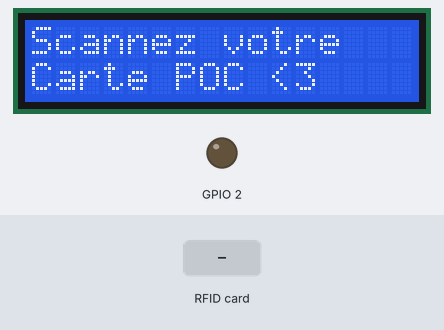
Bench run of a sketch on a simulated ESP32. Parts: 16×2 character LCD, output pins drawn as LEDs (lit = HIGH). The test bench sets the inputs (shaded band). WiFi joins after 1.5 s; servers stay silent unless stated; uploads are accepted with an empty reply; pins used as bus, display or sensor lines are not drawn; what the sketch prints to the serial monitor is not drawn.

Above: at 1.3 s.
1.4 s: RFID card 09 8A 4A 73 held to the reader
At 2.3 s:
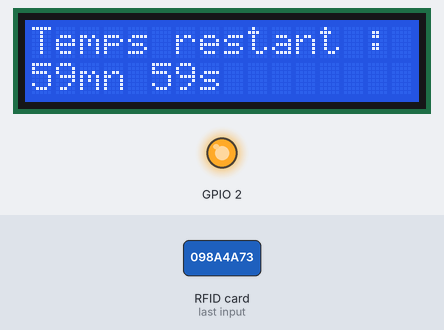
At 52.6 s:
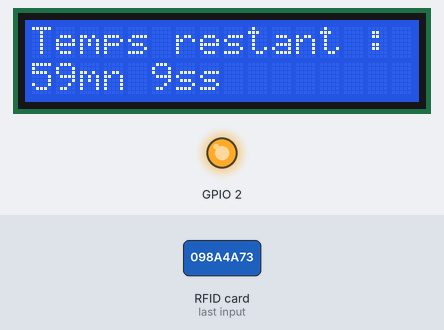
Timing chart, 0 to 54.1 s (numbered marks = the images above; inputs shaded):
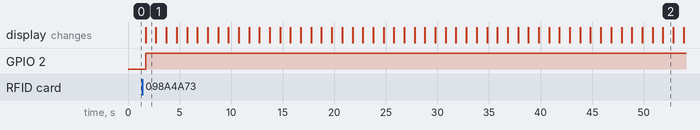

Measured:
- after the input at 1.4 s, GPIO 2: LOW → HIGH after 0.31 s; the display: changes after 0.31 s (image 1)

The sketch:

sketch_feb12a.ino
```cpp
#include <HTTPClient.h>
#include <MFRC522.h>                //library responsible for communicating with the module RFID-RC522
#include <SPI.h>                    //library responsible for communicating of SPI bus
#include <WiFi.h>
#include <LiquidCrystal.h>

#define SS_PIN          21
#define RST_PIN         22
#define SIZE_BUFFER     18

MFRC522::MIFARE_Key key;            //used in authentication
MFRC522::StatusCode status;         //authentication return status code
MFRC522 mfrc522(SS_PIN, RST_PIN);   // Defined pins to module RC522

const int rs = 27, en = 14, d4 = 32, d5 = 33, d6 = 25, d7 = 26;
LiquidCrystal lcd(rs, en, d4, d5, d6, d7);

int httpResponseCode;
const char* ssid        =           "WIFI_DOMOTICS";
const char* password    =           "pocpocpoc";

const char* MASTER_KEY1 =           "098A4A73"; // zap
const char* MASTER_KEY2 =           "961431B8"; // jessy
const char* MASTER_KEY3 =           "042B8C329E5B80"; //
const char* MASTER_KEY4 =           "043C1C2A9E5B80"; //
const char* MASTER_KEY5 =           "045E572A9E5B80"; //
const char* MASTER_KEY6 =           "047E272A9E5B80"; //
const char* MASTER_KEY7 =           "04571F2A9E5B80"; //

void setup()
{
  pinMode(32, OUTPUT);
  pinMode(33, OUTPUT);
  pinMode(25, OUTPUT);
  pinMode(2, OUTPUT);
  Serial.begin(9600);
  WiFi.begin(ssid, password);
  SPI.begin();
  mfrc522.PCD_Init();
  Serial.println("");
  Serial.println("initialised!");
  lcd.begin(16, 2); // Print a message to the LCD.
  lcd.display();
  Serial.println("");
  Serial.println("WiFi connected");
  Serial.println("IP address: ");
  Serial.println(WiFi.localIP());
}

void array_to_string(byte array[], unsigned int len, char buffer[])
{
  for (unsigned int i = 0; i < len; i++)
  {
    byte nib1 = (array[i] >> 4) & 0x0F;
    byte nib2 = (array[i] >> 0) & 0x0F;
    buffer[i * 2 + 0] = nib1  < 0xA ? '0' + nib1  : 'A' + nib1  - 0xA;
    buffer[i * 2 + 1] = nib2  < 0xA ? '0' + nib2  : 'A' + nib2  - 0xA;
  }
  buffer[len * 2] = '\0';
}

void loop()
{
  lcd.setCursor(0, 0);
  lcd.print("Scannez votre");
  lcd.setCursor(0, 1);
  lcd.print("Carte POC <3");
  if (WiFi.status() != WL_CONNECTED) {
    digitalWrite(25, HIGH);
  } else {
    digitalWrite(25, LOW);
    if (!mfrc522.PICC_IsNewCardPresent())
      return;
    if (!mfrc522.PICC_ReadCardSerial())
      return;
    HTTPClient http;
    http.begin("http://192.168.15.154:9000/");
    for (int a = 0; a <= mfrc522.uid.size; a += 1)
      Serial.print(mfrc522.uid.uidByte[a]);
    httpResponseCode = http.POST((char *) mfrc522.uid.uidByte);
    char buffer[mfrc522.uid.size];
    array_to_string(mfrc522.uid.uidByte, mfrc522.uid.size, buffer);
    if (strcmp(buffer, MASTER_KEY1) == 0 || strcmp(buffer, MASTER_KEY2) == 0
        || strcmp(buffer, MASTER_KEY3) == 0 || strcmp(buffer, MASTER_KEY4) == 0
        || strcmp(buffer, MASTER_KEY5) == 0 || strcmp(buffer, MASTER_KEY6) == 0
        || strcmp(buffer, MASTER_KEY7) == 0)
      getState(200);
    if (httpResponseCode > 0) {
      String response = http.getString();
      getState(httpResponseCode);
    } else {
      Serial.print("Error on sending POST: ");
      Serial.println(httpResponseCode);
    }
    for (int a = 0; a <= mfrc522.uid.size; a += 1)
      mfrc522.uid.uidByte[a] = 0;
    http.end();
  }
}

void getState(int code)
{
  Serial.println(code);
  lcd.clear();
  int timer = 60 * 60;
  if (code == 200) {
    digitalWrite(32, HIGH);
    digitalWrite(2, HIGH);
    while (timer > 0)
    {
      timer -= 1;
      lcd.setCursor(0, 0);
      lcd.print("Temps restant :");
      lcd.setCursor(0, 1);
      lcd.print(timer / 60);
      lcd.print("mn ");
      lcd.print(timer % 60);
      lcd.print("s");
      delay(1000);
    }
  } else if (code == 404) {
    lcd.setCursor(0, 0);
    lcd.print("Error");
    digitalWrite(33, HIGH);
    delay(1000);
  }
  lcd.clear();
  digitalWrite(2, LOW);
  digitalWrite(32, LOW);
  digitalWrite(33, LOW);
}
```
